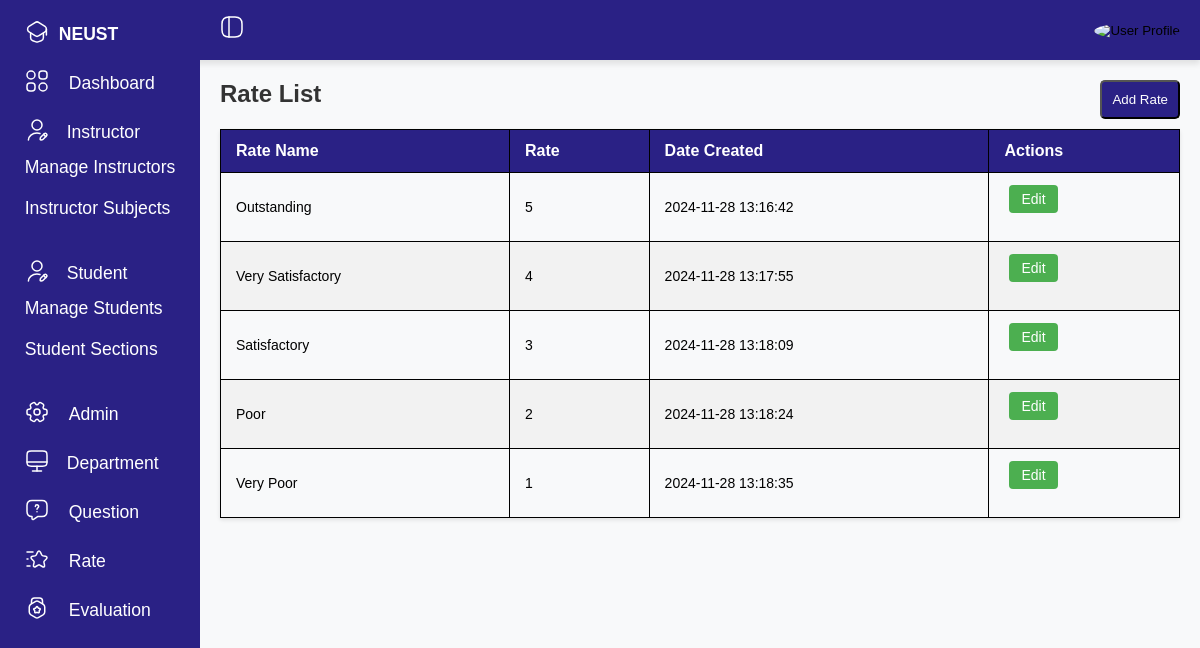
The app's page /rate.php (signed in) with its own data.
### tables this page shows
CREATE TABLE `rate` (
  `rate_id` int(11) NOT NULL,
  `rate_name` varchar(100) NOT NULL,
  `rates` int(11) NOT NULL,
  `date_created` datetime DEFAULT current_timestamp()
);

### rate.php (the view, shortened to what this page needs)
<?php
$servername = "localhost";
$username = "root";
$password = "";
$dbname = "cap";
try {
    $pdo = new PDO("mysql:host=$servername;dbname=$dbname", $username, $password);
    $pdo->setAttribute(PDO::ATTR_ERRMODE, PDO::ERRMODE_EXCEPTION);
} catch (PDOException $e) {
    die("Connection failed: " . $e->getMessage());
}
try {
    $stmt = $pdo->prepare("SELECT * FROM rate");
    $stmt->execute();
    $rates = $stmt->fetchAll(PDO::FETCH_ASSOC);
} catch (PDOException $e) {
    echo "Error: " . $e->getMessage();
}
?>
<!DOCTYPE html>
<html lang="en">
<head>
    <link rel="stylesheet" href="sidebar.css">
</head>
<body>
    <nav class="topbar">
        <div class="toggle" onclick="toggleSidebar()">
        </div>
        <div class="user">
            <div class="dropdown">
                <button class="dropdown-btn " onclick="toggleUser()">
                    <img src="/img/admin.jpg" alt="User Profile" class="profile-img">
                </button>
            </div>
        </div>
    </nav>
    <div class="container">
        <aside class="navigation">
            <ul>
                <li class="logo">
                    <a href="">
                        <span class="custom-icon">
                        </span>
                        <span class="title">NEUST</span>
                    </a>
                </li>
                <li id="dashboard">
                    <a href="dashboard.php"><span class="icon">
                        </span>
                        <span class="title">Dashboard</span></a>
                </li>
                <li id="instructor" onclick="showInstructorDropdown()">
                    <div style="display: flex; gap: 8px; align-items: center;">
                        <span class="icon">
                        </span>
                        <span class="title">Instructor</span>
                    </div>
                    <ul class="instructorDropdown">
                        <li><a href="instructor.php">Manage Instructors</a></li>
                        <li><a href="class_teacher.php">Instructor Subjects</a></li>
                    </ul>
                </li>
                <li id="student" onclick="showStudentDropdown()">
                    <div style="display: flex; gap: 8px; align-items: center;">
                        <span class="icon">
                        </span>
                        <span class="title">Student</span>
                    </div>
                    <ul class="studentDropdown">
                        <li><a href="student.php">Manage Students</a></li>
                        <li><a href="add_subject_student.php">Student Sections</a></li>
                    </ul>
                </li>
                <li id="admin">
                    <a href="admin.php"><span class="icon">
                        </span><span class="title">Admin</span></a>
                </li>
                <li id="department" onclick="showDepartmentDropdown()">
                    <div style="display: flex; gap: 8px; align-items: center;">
                        <span class="icon">
                        </span>
                        <span class="title">Department</span>
                    </div>
                </li>
                <li id="question">
                    <a href="question.php"><span class="icon">
                        </span><span class="title">Question</span></a>
                </li>
                <li id="rate">
                    <a href="rate.php"><span class="icon">
                        </span><span class="title">Rate</span></a>
                </li>
                <li id="evaluation">
                    <a href="eval_result.php"><span class="icon">
                        </span><span class="title">Evaluation</span></a>
                </li>
            </ul>
        </aside>
        <div class="main">
            <div style="display:flex ; flex-direction: row; width: 100%; justify-content: space-between;">
                <h2>Rate List</h2>
                <button id="addRateBtn" class="add-btn">Add Rate</button>
            </div>
            <table class="table table-bordered">
                <thead>
                    <tr>
                        <th>Rate Name</th>
                        <th>Rate</th>
                        <th>Date Created</th>
                        <th>Actions</th>
                    </tr>
                </thead>
                <tbody>
                    <?php if (!empty($rates)): ?>
                        <?php foreach ($rates as $rate): ?>
                            <tr>
                                <td><?php echo htmlspecialchars($rate['rate_name']); ?></td>
                                <td><?php echo htmlspecialchars($rate['rates']); ?></td>
                                <td><?php echo htmlspecialchars($rate['date_created']); ?></td>
                                <td>
                                    <a href="?rate_id=<?php echo $rate['rate_id']; ?>" class="btn edit-btn">Edit</a><br><br>
                                </td>
                            </tr>
                        <?php endforeach; ?>
                    <?php else: ?>
                        <tr>
                            <td colspan="4">No rates found.</td>
                        </tr>
                    <?php endif; ?>
                </tbody>
            </table>
        </div>
</body>
</html>

### sidebar.css (style rules this page uses)
* { font-family: "Ubuntu", sans-serif; margin: 0; padding: 0; box-sizing: border-box; }
body { background-color: #f8f9fa; }
nav.topbar { background-color: #2a2185; color: white; display: flex; justify-content: space-between; align-items: center; padding: 0 20px; height: 60px; width: 100%; box-shadow: 0 4px 6px rgba(0, 0, 0, 0.1); position: relative; }
.toggle { margin-left: 200px; font-size: 1.5rem; cursor: pointer; }
.logo a { display: flex; align-items: center; gap: 10px; font-size: 1.2rem; font-weight: bold; text-transform: uppercase; text-decoration: none; color: white; }
aside.navigation { background-color: #2a2185; color: white; width: 200px; height: 100vh; display: flex; flex-direction: column; justify-content: space-between; align-items: center; padding: 20px 20px; position: fixed; transition: width 0.3s; top: 0; }
.navigation li .icon { margin-right: 10px; }
.navigation li .title { display: inline-block; transition: opacity 0.3s ease; }
.navigation ul { list-style-type: none; padding: 0; }
.navigation ul li { margin-bottom: 20px; display: flex; gap: 10px; font-size: 1.1rem; cursor: pointer; }
.navigation ul li a { color: white; text-decoration: none; font-size: 1.1rem; display: flex; align-items: center; gap: 10px; }
#instructor, #student, #department, #classes, #subject, #users { display: flex; flex-direction: column; }
.main { padding: 20px; margin-left: 200px; transition: margin-left 0.3s; }
.container { width: 100%; }
.user { display: flex; align-items: center; gap: 10px; }
.dropdown-btn { background-color: transparent; border: none; cursor: pointer; }
.dropdown-btn img { width: 40px; height: 40px; border-radius: 50%; }
h2, .Addmodal-header h5 { margin: 0 0 15px; font-size: 24px; font-weight: bold; color: #333; }
table.table { width: 100%; border-collapse: collapse; box-shadow: 0 2px 4px rgba(0, 0, 0, 0.1); overflow: hidden; }
table.table thead { background-color: rgb(42, 33, 133); color: white; font-size: 16px; text-align: left; }
table.table th { padding: 12px 15px; border: 1px solid black; }
table.table tbody tr:nth-child(even) { background-color: #f2f2f2; border: 1px solid black; }
table.table td { border: 1px solid black; padding: 12px 15px; font-size: 14px; }
table.table tr { border: 1px solid black; }

### rate.php (style rules this page uses)
.btn { text-decoration: none; padding: 6px 12px; margin: 0 5px; border-radius: 4px; font-size: 14px; display: inline-block; text-align: center; transition: all 0.3s ease; }
.edit-btn { background-color: #4caf50; color: white; }
#addRateBtn { background-color: #2A2185; color: white; padding: 10px 10px; border-radius: 5px; text-decoration: none; display: flex; align-items: center; justify-content: center; margin-bottom: 10px; }

### records on screen
rate: rate_name "Outstanding", rates "5", date_created "2024-11-28 13:16:42"
rate: rate_name "Very Satisfactory", rates "4", date_created "2024-11-28 13:17:55"
rate: rate_name "Satisfactory", rates "3", date_created "2024-11-28 13:18:09"
rate: rate_name "Poor", rates "2", date_created "2024-11-28 13:18:24"
rate: rate_name "Very Poor", rates "1", date_created "2024-11-28 13:18:35"
